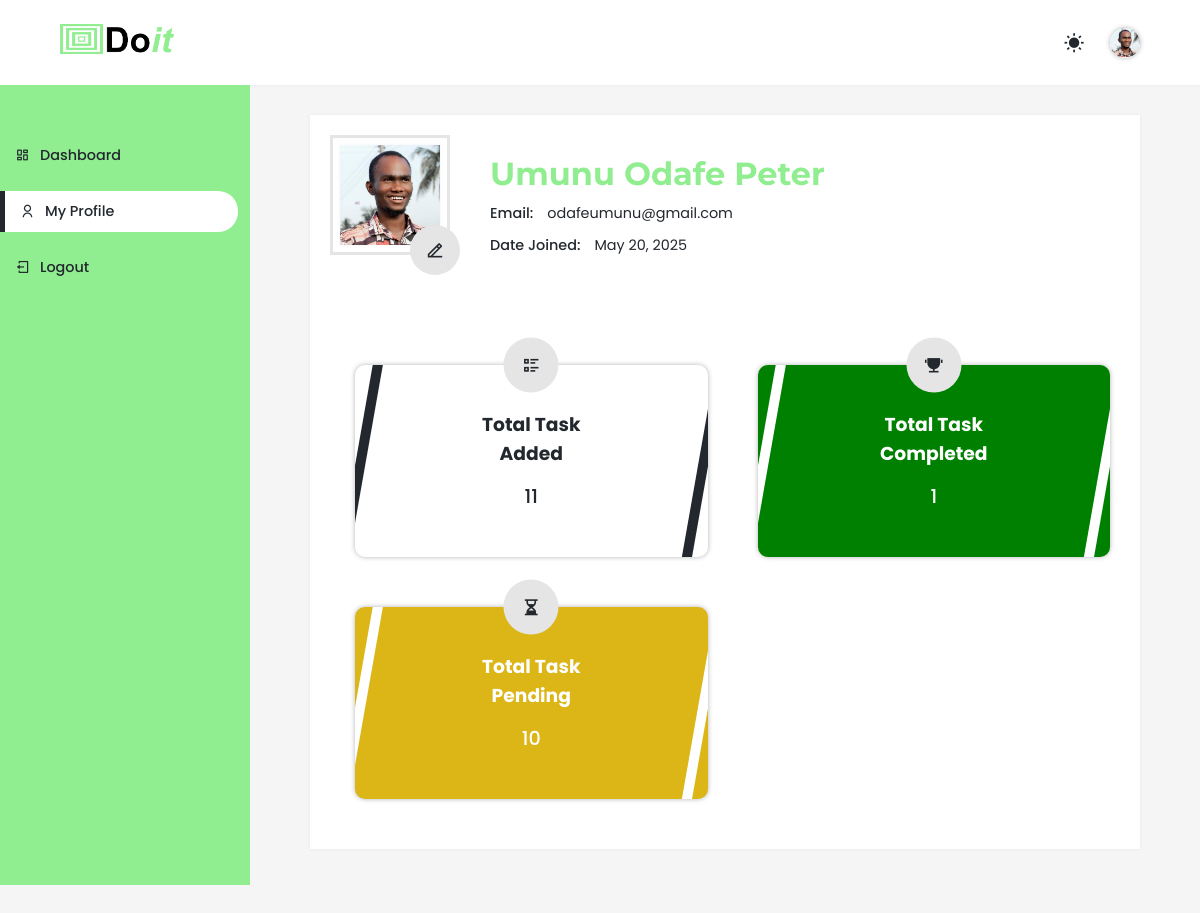
The page /profile (signed in) on the database as committed earlier.
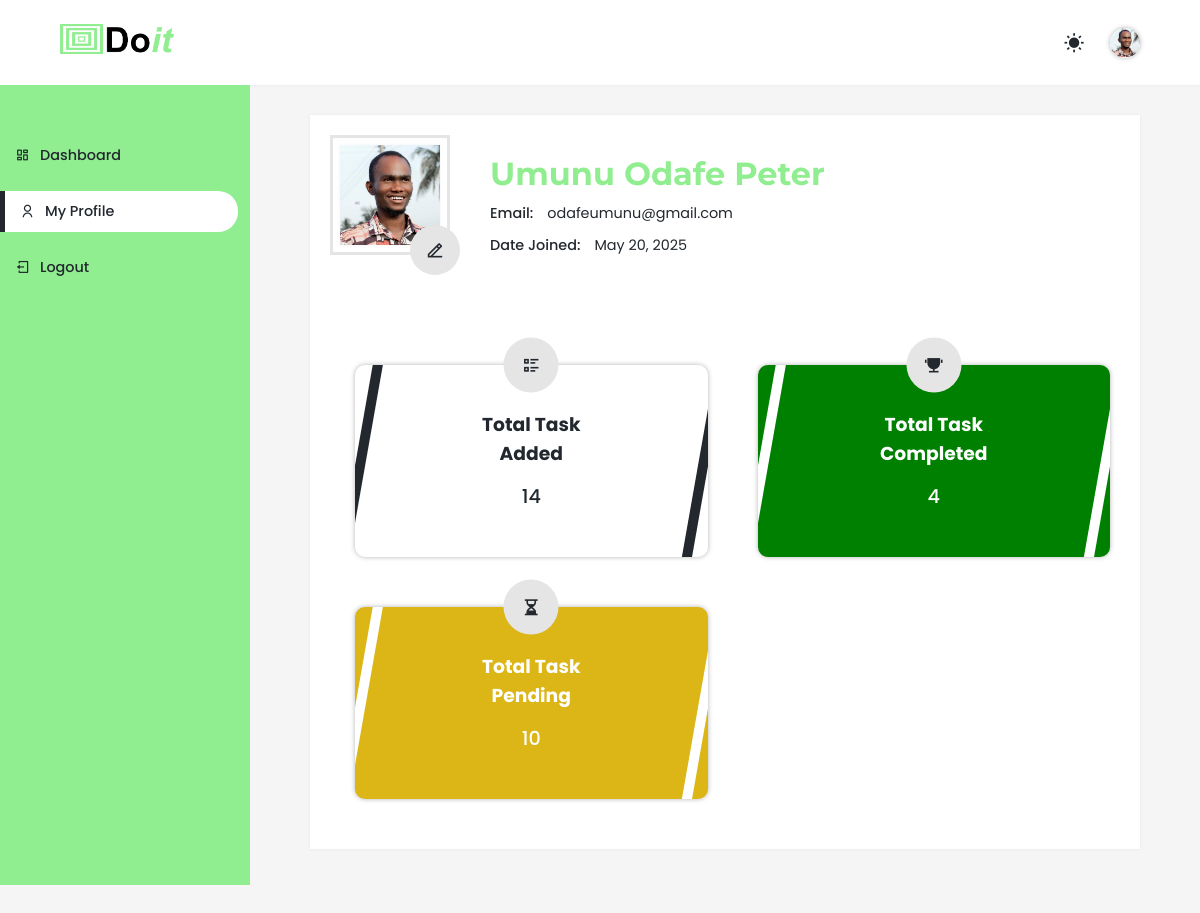
The same page on the database as committed later.
### main.py (models this page shows)
class User(UserMixin, db.Model):
    __tablename__ = "users"
    id: Mapped[int] = mapped_column(Integer, primary_key=True)
    email: Mapped[str] = mapped_column(String(250), unique=True, nullable=False)
    name: Mapped[str] = mapped_column(String(250), nullable=False)
    password: Mapped[str] = mapped_column(String(250), nullable=False)
    date_joined: Mapped[datetime] = mapped_column(DateTime, nullable=False)
    profile_pic: Mapped[str] = mapped_column(String(250), nullable=True)
    tasks_added: Mapped[int] = mapped_column(Integer, default=0, nullable=False)
    tasks_completed: Mapped[int] = mapped_column(Integer, default=0, nullable=False)
    tasks = relationship("Task", back_populates="user")

### main.py (the view)
@app.route("/profile")
@login_required
def user_profile():
    return render_template("user-profile.html", user = current_user, active_page="profile", form=ImageUploadForm())

### main.py (called while the page is built)
@login_manager.user_loader
def load_user(user_id):
    return db.get_or_404(User, user_id)

### templates/user-profile.html (shortened to what this page needs)
{% extends "base.html" %}
{% block body%}
    {% include "dashboard_header.html" with context %}
    <main class="db-section">
        <div class="container">
            <div class="profile-container">
                <div class="user-info">
                    <div class="left">
                        <div class="image">
                            {% if user.profile_pic %}
                                <img src="{{ url_for('static', filename='profile_pics/' + user.profile_pic) }}" alt="profile" class="profile-pic" />
                            {% else %}
                                <img src="{{ url_for('static', filename='images/user_profile.png') }}" alt="profile" class="profile-pic" />
                            {% endif %}
                        </div>
                        <form action="{{ url_for('upload_file') }}" method="post" enctype="multipart/form-data" id="upload-form">
                            <div class="edit-icon">
                                <i class="ri-edit-2-line"></i>
                            </div>
                        </form>
                    </div>
                    <div class="right">
                        <h2>{{ user.name }}</h2>
                        <p><span>Email:</span> {{ user.email }}</p>
                        <p><span>Date Joined:</span> {{ user.date_joined.strftime("%B %d, %Y") }}</p>
                    </div>
                </div>
                <div class="todo-stats">
                    <div class="task_col">
                        <div class="cover">
                            <i class="ri-list-check-2 total"></i>
                            <div class="inner">
                                <h3>Total Task <br> Added</h3>
                                <p>{{ user.tasks_added }}</p>
                            </div>
                        </div>
                        <div class="cover">
                            <i class="ri-trophy-fill completed"></i>
                            <div class="inner">
                                <h3>Total Task <br> Completed</h3>
                                <p>{{ user.tasks_completed }}</p>
                            </div>
                        </div>
                        <div class="cover">
                            <i class="ri-hourglass-fill pending"></i>
                            <div class="inner">
                                <h3>Total Task <br> Pending</h3>
                                <p>{{ current_user.tasks_added - current_user.tasks_completed }}</p>
                            </div>
                        </div>
                    </div>
                </div>
            </div>
        </div>
    </main>
{% endblock %}

### templates/base.html (shortened to what this page needs)
<!DOCTYPE html>
<html lang="en">
<head>
    <link rel="stylesheet" href="https://cdnjs.cloudflare.com/ajax/libs/remixicon/4.6.0/remixicon.min.css">
</head>
<body id="body">
    {% block body %}{% endblock %}
</body>
</html>

### templates/dashboard_header.html (shortened to what this page needs)
{% block head %}
    <link rel="stylesheet" href="{{ url_for('static', filename='css/style.css') }}">
    <link rel="stylesheet" href="{{ url_for('static', filename='css/dashboard.css') }}">
{% endblock %}
<header class="header">
    <div class="container">
        <div class="logo">
            <img src="../static/images/logo.png" class="logo-black" alt="logo">
        </div>
        <div style="display: flex;align-items: center;">
            <div class="light-dark" onclick="darkLight()">
                <i class="ri-sun-fill one"></i>
            </div>
            <a href="{{ url_for('user_profile') }}" class="user-icon b-screen">
                {% if user.profile_pic %}
                    <img src="{{ url_for('static', filename='profile_pics/' + user.profile_pic) }}" alt="profile" class="profile-pic" />
                {% else %}
                    <img src="{{ url_for('static', filename='images/user_profile.png') }}" alt="profile" class="profile-pic" />
                {% endif %}
            </a>
        </div>
    </div>
</header>
<div class="sidebar" id="nav">
    <ul>
        <li class="{% if active_page == 'dashboard' %}active{% endif %}">
            <a href="{{ url_for('dashboard') }}">
                <i class="ri-dashboard-line"></i> Dashboard
            </a>
        </li>
        <li class="{% if active_page == 'profile' %}active{% endif %}">
            <a href="{{ url_for('user_profile') }}">
                <i class="ri-user-line"></i> My Profile
            </a>
        </li>
        <li>
            <a href="{{ url_for('logout') }}">
                <i class="ri-logout-box-line"></i> Logout
            </a>
        </li>
    </ul>
</div>

### static/css/style.css (style rules this page uses)
* { margin: 0; padding: 0; box-sizing: border-box; font-family: "Poppins", sans-serif; }
:root { --green-color: #90ee90; --green-color2: #90ee907a; --yellow-color: #dcb517; --accent-color: dodgerblue; --box-shadow: ; --transition: 300ms ease-in-out; --dark: #22282e; --light: #f5f5f5; --box-shadow: 0px 0px 3px rgba(116, 115, 115, 0.1); --box-shadow2: 0px 0px 5px rgba(0, 0, 0, 0.3); --grey: #e6e5e5; }
body { background-color: var(--light); color: var(--dark); }
a { text-decoration: none; font-size: 0.9; color: var(--dark); }
li { list-style: none; font-size: 0.9rem; }
p { font-size: 0.9rem; line-height: 1.5; }
h1, h2 { font-family: "Montserrat", sans-serif; }
h2 { font-size: 2rem; }
.container { padding: 0 60px; }
.header { position: fixed; width: 100%; top: 0; left: 0; z-index: 9999; background-color: #fff; box-shadow: var(--box-shadow); }
.header .container { height: 85px; display: flex; align-items: center; justify-content: space-between; }
.header .logo img { height: 30px; }
.header .light-dark { position: relative; cursor: pointer; }
.header .light-dark i { font-size: 1.3rem; font-weight: 500; padding: 10px; display: inline-block; transition: var(--transition); }

Rows that differ between the two databases and show on the page:
changed User "Umunu Odafe Peter": tasks_added "11" → "14"; tasks_completed "1" → "4"
